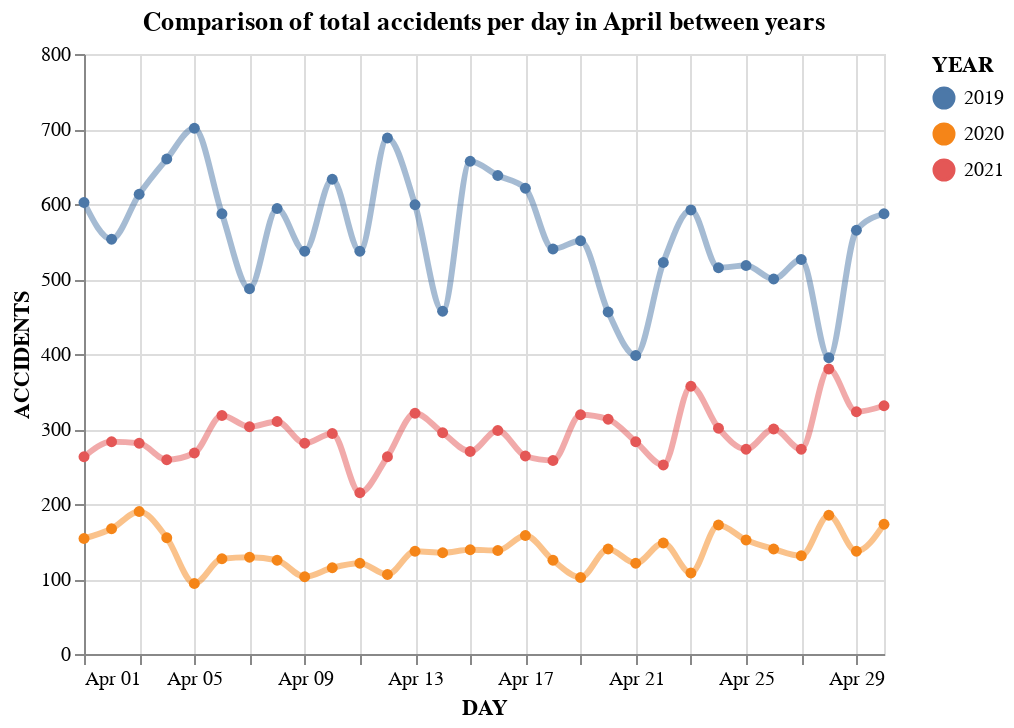

The code cell stored with this chart in its notebook:
### Markdown cell above
Provem a fer modificacions en el primer gràfic, ja que contesta part de les 2 primeres preguntes

### Code cell
baseTotalAccidents = alt.Chart(count_by_day).encode(
    x=alt.X('monthdate(CRASH DATE):T', title='DAY'),
    y='ACCIDENTS',
    color=alt.Color('year(CRASH DATE):N', legend=alt.Legend(title='YEAR')) 
)
chartTotalAccidents = baseTotalAccidents.mark_line(strokeWidth=3, point=True,strokeOpacity=0.5, interpolate='monotone') # + baseTotalAccidents.mark_point(opacity=0.5)
chartTotalAccidents.properties(title = "Comparison of total accidents per day in April between years")

### Figure 1 — Vega-Lite specification as saved in the notebook (floating-point values rounded to 4 significant figures)
{"config": {"view": {"continuousWidth": 400, "continuousHeight": 300}}, "data": {"name": "data-df7831f4fd4fb221ee03d247ff814ce4"}, "mark": {"type": "line", "interpolate": "monotone", "point": true, "strokeOpacity": 0.5, "strokeWidth": 3}, "encoding": {"color": {"field": "CRASH DATE", "legend": {"title": "YEAR"}, "timeUnit": "year", "type": "nominal"}, "x": {"field": "CRASH DATE", "timeUnit": "monthdate", "title": "DAY", "type": "temporal"}, "y": {"field": "ACCIDENTS", "type": "quantitative"}}, "title": "Comparison of total accidents per day in April between years", "$schema": "https://vega.github.io/schema/vega-lite/v4.17.0.json", "datasets": {"data-df7831f4fd4fb221ee03d247ff814ce4": [{"CRASH DATE": "2019-04-01", "ACCIDENTS": 602}, {"CRASH DATE": "2019-04-02", "ACCIDENTS": 553}, {"CRASH DATE": "2019-04-03", "ACCIDENTS": 613}, {"CRASH DATE": "2019-04-04", "ACCIDENTS": 660}, {"CRASH DATE": "2019-04-05", "ACCIDENTS": 701}, {"CRASH DATE": "2019-04-06", "ACCIDENTS": 587}, {"CRASH DATE": "2019-04-07", "ACCIDENTS": 487}, {"CRASH DATE": "2019-04-08", "ACCIDENTS": 594}, {"CRASH DATE": "2019-04-09", "ACCIDENTS": 537}, {"CRASH DATE": "2019-04-10", "ACCIDENTS": 633}, {"CRASH DATE": "2019-04-11", "ACCIDENTS": 537}, {"CRASH DATE": "2019-04-12", "ACCIDENTS": 688}, {"CRASH DATE": "2019-04-13", "ACCIDENTS": 599}, {"CRASH DATE": "2019-04-14", "ACCIDENTS": 457}, {"CRASH DATE": "2019-04-15", "ACCIDENTS": 657}, {"CRASH DATE": "2019-04-16", "ACCIDENTS": 638}, {"CRASH DATE": "2019-04-17", "ACCIDENTS": 621}, {"CRASH DATE": "2019-04-18", "ACCIDENTS": 540}, {"CRASH DATE": "2019-04-19", "ACCIDENTS": 551}, {"CRASH DATE": "2019-04-20", "ACCIDENTS": 456}, {"CRASH DATE": "2019-04-21", "ACCIDENTS": 398}, {"CRASH DATE": "2019-04-22", "ACCIDENTS": 522}, {"CRASH DATE": "2019-04-23", "ACCIDENTS": 592}, {"CRASH DATE": "2019-04-24", "ACCIDENTS": 515}, {"CRASH DATE": "2019-04-25", "ACCIDENTS": 518}, {"CRASH DATE": "2019-04-26", "ACCIDENTS": 500}, {"CRASH DATE": "2019-04-27", "ACCIDENTS": 526}, {"CRASH DATE": "2019-04-28", "ACCIDENTS": 395}, {"CRASH DATE": "2019-04-29", "ACCIDENTS": 565}, {"CRASH DATE": "2019-04-30", "ACCIDENTS": 587}, {"CRASH DATE": "2020-04-01", "ACCIDENTS": 154}, {"CRASH DATE": "2020-04-02", "ACCIDENTS": 167}, {"CRASH DATE": "2020-04-03", "ACCIDENTS": 190}, {"CRASH DATE": "2020-04-04", "ACCIDENTS": 155}, {"CRASH DATE": "2020-04-05", "ACCIDENTS": 94}, {"CRASH DATE": "2020-04-06", "ACCIDENTS": 127}, {"CRASH DATE": "2020-04-07", "ACCIDENTS": 129}, {"CRASH DATE": "2020-04-08", "ACCIDENTS": 125}, {"CRASH DATE": "2020-04-09", "ACCIDENTS": 103}, {"CRASH DATE": "2020-04-10", "ACCIDENTS": 115}, {"CRASH DATE": "2020-04-11", "ACCIDENTS": 121}, {"CRASH DATE": "2020-04-12", "ACCIDENTS": 106}, {"CRASH DATE": "2020-04-13", "ACCIDENTS": 137}, {"CRASH DATE": "2020-04-14", "ACCIDENTS": 135}, {"CRASH DATE": "2020-04-15", "ACCIDENTS": 139}, {"CRASH DATE": "2020-04-16", "ACCIDENTS": 138}, {"CRASH DATE": "2020-04-17", "ACCIDENTS": 158}, {"CRASH DATE": "2020-04-18", "ACCIDENTS": 125}, {"CRASH DATE": "2020-04-19", "ACCIDENTS": 102}, {"CRASH DATE": "2020-04-20", "ACCIDENTS": 140}, {"CRASH DATE": "2020-04-21", "ACCIDENTS": 121}, {"CRASH DATE": "2020-04-22", "ACCIDENTS": 148}, {"CRASH DATE": "2020-04-23", "ACCIDENTS": 108}, {"CRASH DATE": "2020-04-24", "ACCIDENTS": 172}, {"CRASH DATE": "2020-04-25", "ACCIDENTS": 152}, {"CRASH DATE": "2020-04-26", "ACCIDENTS": 140}, {"CRASH DATE": "2020-04-27", "ACCIDENTS": 131}, {"CRASH DATE": "2020-04-28", "ACCIDENTS": 185}, {"CRASH DATE": "2020-04-29", "ACCIDENTS": 137}, {"CRASH DATE": "2020-04-30", "ACCIDENTS": 173}, {"CRASH DATE": "2021-04-01", "ACCIDENTS": 263}, {"CRASH DATE": "2021-04-02", "ACCIDENTS": 283}, {"CRASH DATE": "2021-04-03", "ACCIDENTS": 281}, {"CRASH DATE": "2021-04-04", "ACCIDENTS": 259}, {"CRASH DATE": "2021-04-05", "ACCIDENTS": 268}, {"CRASH DATE": "2021-04-06", "ACCIDENTS": 318}, {"CRASH DATE": "2021-04-07", "ACCIDENTS": 303}, {"CRASH DATE": "2021-04-08", "ACCIDENTS": 310}, {"CRASH DATE": "2021-04-09", "ACCIDENTS": 281}, {"CRASH DATE": "2021-04-10", "ACCIDENTS": 294}, {"CRASH DATE": "2021-04-11", "ACCIDENTS": 215}, {"CRASH DATE": "2021-04-12", "ACCIDENTS": 263}, {"CRASH DATE": "2021-04-13", "ACCIDENTS": 321}, {"CRASH DATE": "2021-04-14", "ACCIDENTS": 295}, {"CRASH DATE": "2021-04-15", "ACCIDENTS": 270}, {"CRASH DATE": "2021-04-16", "ACCIDENTS": 298}, {"CRASH DATE": "2021-04-17", "ACCIDENTS": 264}, {"CRASH DATE": "2021-04-18", "ACCIDENTS": 258}, {"CRASH DATE": "2021-04-19", "ACCIDENTS": 319}, {"CRASH DATE": "2021-04-20", "ACCIDENTS": 313}, {"CRASH DATE": "2021-04-21", "ACCIDENTS": 283}, {"CRASH DATE": "2021-04-22", "ACCIDENTS": 252}, {"CRASH DATE": "2021-04-23", "ACCIDENTS": 357}, {"CRASH DATE": "2021-04-24", "ACCIDENTS": 301}, {"CRASH DATE": "2021-04-25", "ACCIDENTS": 273}, {"CRASH DATE": "2021-04-26", "ACCIDENTS": 300}, {"CRASH DATE": "2021-04-27", "ACCIDENTS": 273}, {"CRASH DATE": "2021-04-28", "ACCIDENTS": 380}, {"CRASH DATE": "2021-04-29", "ACCIDENTS": 323}, {"CRASH DATE": "2021-04-30", "ACCIDENTS": 331}]}}
